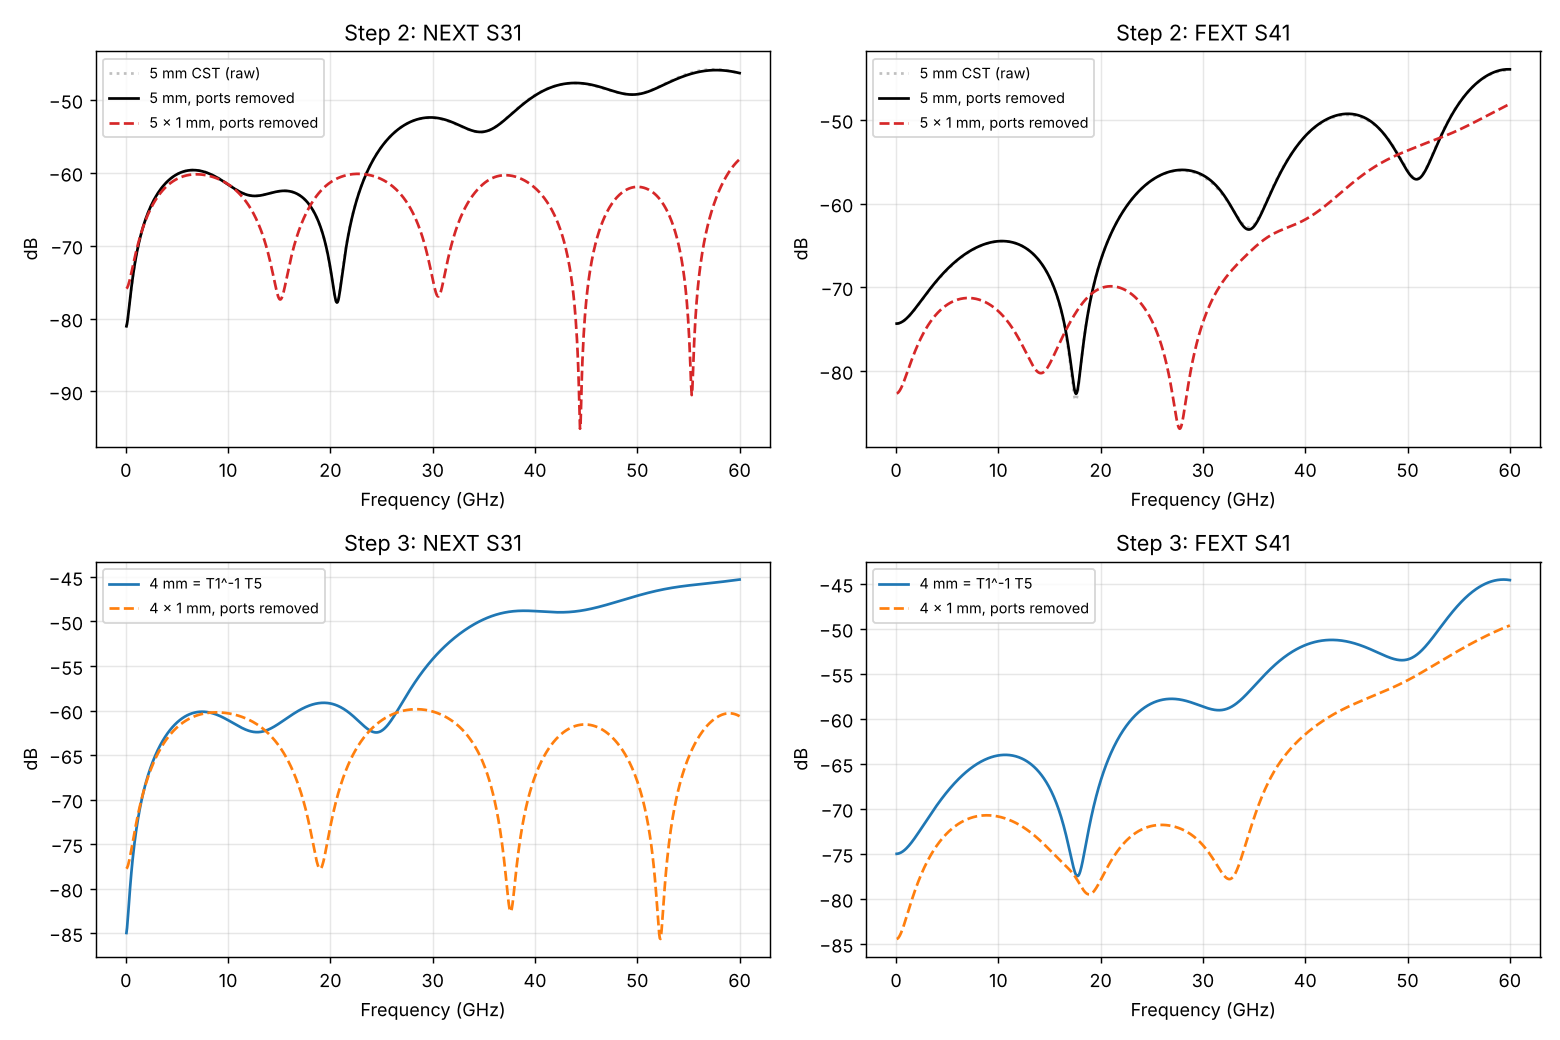

Generate this figure with Python:
"""Steps 1-3 on the coupled pair (4-port), ports 1->2 line A, 3->4 line B.
1. Remove the single-line port region (series Zs, shunt Yp, fitted in
   docs/cst/cascade/three_lengths.py) from each line at both ends.
2. Chain five cleaned 1 mm blocks and compare with the cleaned 5 mm.
3. Two-length cancellation T1^-1 T5 (ports cancel without any model) = 4 mm,
   compared with four cleaned 1 mm blocks chained."""
import numpy as np, matplotlib.pyplot as plt
from first_look_lib import load4
R0 = 50.0; I2 = np.eye(2); I4 = np.eye(4)
Lp, Rp = [0, 2], [1, 3]                       # left ports (1,3), right ports (2,4)

def s2abcd(S):
    """4-port S (50 ohm) -> 4x4 ABCD: [V_L; I_L] = T [V_R; -I_R]."""
    Z = R0*(I4 + S) @ np.linalg.inv(I4 - S)
    ZLL, ZLR = Z[:, Lp][:, :, Lp], Z[:, Lp][:, :, Rp]
    ZRL, ZRR = Z[:, Rp][:, :, Lp], Z[:, Rp][:, :, Rp]
    C = np.linalg.inv(ZRL); D = C @ ZRR; A = ZLL @ C; B = ZLL @ D - ZLR
    return np.block([[A, B], [C, D]])

def abcd2s(T):
    A, B, C, D = T[:, :2, :2], T[:, :2, 2:], T[:, 2:, :2], T[:, 2:, 2:]
    Ci = np.linalg.inv(C)                      # Z-matrix from ABCD
    ZLL = A @ Ci; ZRL = Ci; ZRR = Ci @ D; ZLR = A @ Ci @ D - B
    Z = np.zeros_like(T)
    for P, Q, blk in [(Lp, Lp, ZLL), (Lp, Rp, ZLR), (Rp, Lp, ZRL), (Rp, Rp, ZRR)]:
        for a in range(2):
            for b in range(2):
                Z[:, P[a], Q[b]] = blk[:, a, b]
    return (Z - R0*I4) @ np.linalg.inv(Z + R0*I4)

f, S1 = load4("LINEA0_1MM_200UM_PITCH.s4p"); _, S5 = load4("LINEA0_5MM_200UM_PITCH.s4p")
k0 = slice(1, None)                            # skip DC (Z-matrix singular)
f, S1, S5 = f[k0], S1[k0], S5[k0]
pr = np.load("../cascade/three_lengths_results.npz"); Zs, Yp = pr["Zs"][k0], pr["Yp"][k0]
T1, T5 = s2abcd(S1), s2abcd(S5)

# port region, port side -> line side, same on both lines, no coupling
P = np.zeros((len(f), 4, 4), complex)
P[:, :2, :2] = ((1 + Zs*Yp)[:, None, None])*I2; P[:, :2, 2:] = Zs[:, None, None]*I2
P[:, 2:, :2] = Yp[:, None, None]*I2;           P[:, 2:, 2:] = I2
Pm = P.copy(); Pm[:, :2, :2], Pm[:, 2:, 2:] = P[:, 2:, 2:], P[:, :2, :2]   # mirror
clean = lambda T: np.linalg.inv(P) @ T @ np.linalg.inv(Pm)
T1c, T5c = clean(T1), clean(T5)
mp = np.linalg.matrix_power
T4x = np.linalg.solve(T1, T5)                  # step 3: T1^-1 T5

db = lambda x: 20*np.log10(abs(x)); G = f/1e9
cur = {"5 mm CST (raw)": abcd2s(T5), "5 mm, ports removed": abcd2s(T5c),
       "5 x 1 mm, ports removed": abcd2s(mp(T1c, 5)),
       "4 mm = T1^-1 T5": abcd2s(T4x), "4 x 1 mm, ports removed": abcd2s(mp(T1c, 4))}
k = lambda g: np.argmin(abs(G-g))
for g in (1, 10, 20, 30, 45, 60):
    print(f"{g:3d} GHz  " + " | ".join(f"{n[:14]}: N {db(s[k(g),2,0]):6.1f} F {db(s[k(g),3,0]):6.1f}" for n, s in cur.items()))

# modal check: eigenvalues of T1^-1 T5 are e^{+-gamma_e 4mm}, e^{+-gamma_o 4mm}
ev = np.linalg.eigvals(T4x); c = 299792458
lam = np.sort_complex(np.where(abs(ev) < 1, ev, 1/ev))      # forward ones, pairs
n_eff = -np.unwrap(np.angle(lam), axis=0)/(4e-3)*c/(2*np.pi*f[:, None])
for g in (10, 30, 60):
    print(f"{g} GHz n from T1^-1T5 eigenvalues:", np.round(np.sort(n_eff[k(g)]), 4))

st = {"5 mm CST (raw)": ("0.75", ":"), "5 mm, ports removed": ("k", "-"), "5 x 1 mm, ports removed": ("C3", "--"),
      "4 mm = T1^-1 T5": ("C0", "-"), "4 x 1 mm, ports removed": ("C1", "--")}
fig, ax = plt.subplots(2, 2, figsize=(12, 8))
for row, names in enumerate([list(cur)[:3], list(cur)[3:]]):
    for col, (r, t) in enumerate([(2, "NEXT S31"), (3, "FEXT S41")]):
        a = ax[row, col]
        for n in names:
            a.plot(G, db(cur[n][:, r, 0]), color=st[n][0], ls=st[n][1], label=n)
        a.set_title(("Step 2: " if row == 0 else "Step 3: ") + t); a.grid(alpha=.3)
        a.set_xlabel("Frequency (GHz)"); a.set_ylabel("dB"); a.legend(fontsize=8)
plt.tight_layout(); plt.savefig("deembed4.png", dpi=130)
